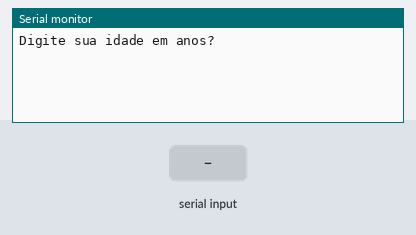
Simulated run of this sketch. Board: Arduino Uno, built with avr-gcc and run on an emulated ATmega328P. Shown: the last lines printed to the serial monitor. Inputs (shaded band) come from the test bench.

Above: at 1.2 s.
1.3 s: "90,45\n" received over Serial
At 2.75 s:
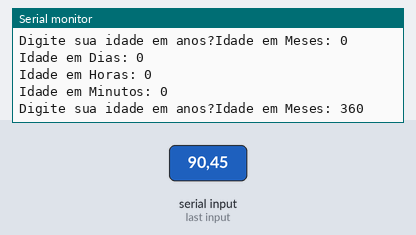
2.8 s: "30,150\n" received over Serial
At 2.96 s:
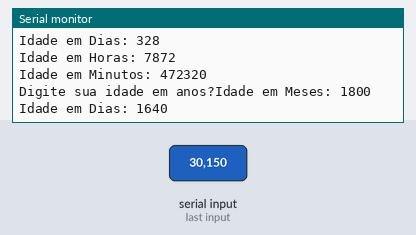
Timing chart, 0 to 5.8 s (numbered marks = the images above; inputs shaded):
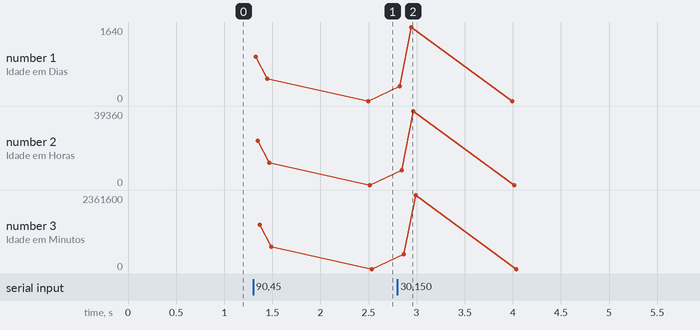

The sketch:

lopal1.ino
```cpp
long idadeMinutos = 0;
long idadeHoras = 0;
long idadedias = 0;
int idadeMeses = 0;
int idade = 0;


void setup()

{
  Serial.begin(9600);
}


void loop()
{ Serial.print("Digite sua idade em anos?");
  while( ! Serial.available() );
  idade = Serial.parseInt();

 idadeMeses = idade * 12;
 idadedias = idadeMeses * 365;
 idadeHoras = idadedias * 24;
 idadeMinutos = idadeHoras * 60;

  Serial.println("Idade em Meses: " + String(idadeMeses));
 Serial.println("Idade em Dias: " + String(idadedias));
 Serial.println("Idade em Horas: " + String(idadeHoras));
  Serial.println("Idade em Minutos: " + String(idadeMinutos));


}
```

Measured:
- after the input at 1.3 s, the serial monitor: prints a new line at once (image 1)
- after the input at 2.8 s, the serial monitor: prints a new line at once (image 2)
